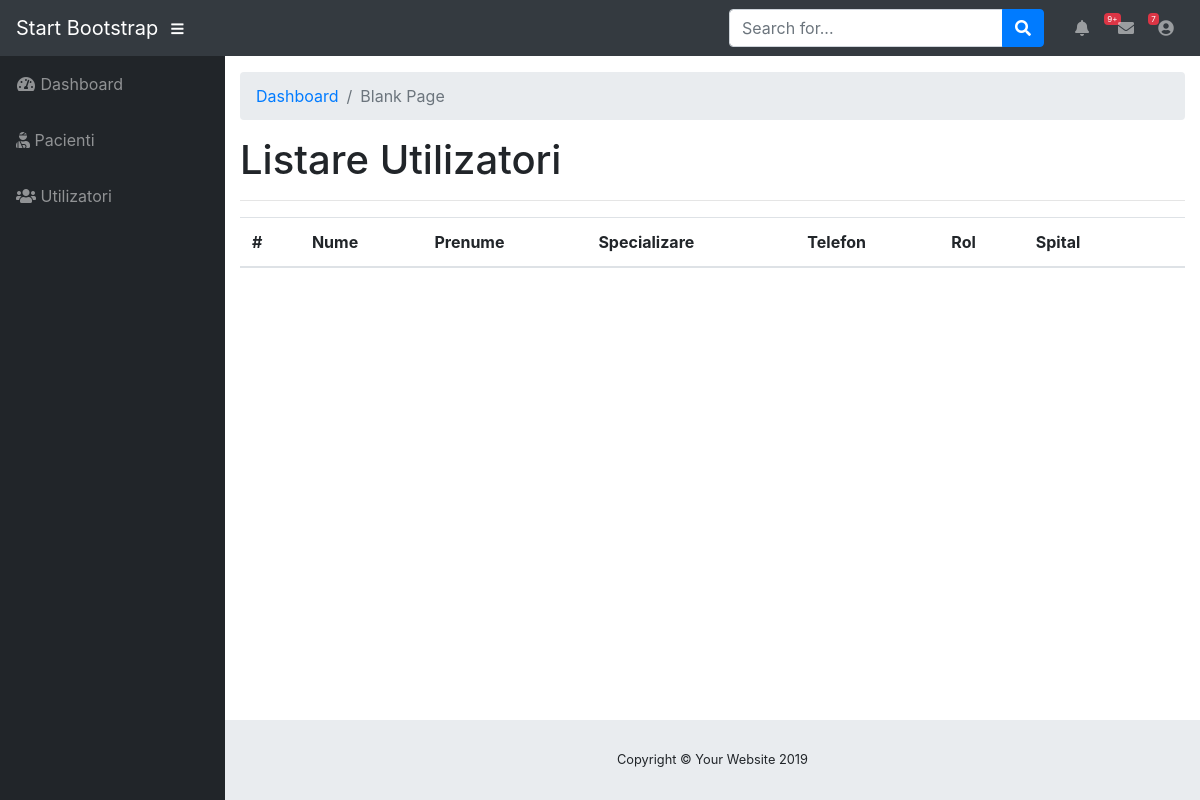
The app's page /utilizatori_listare, older data.
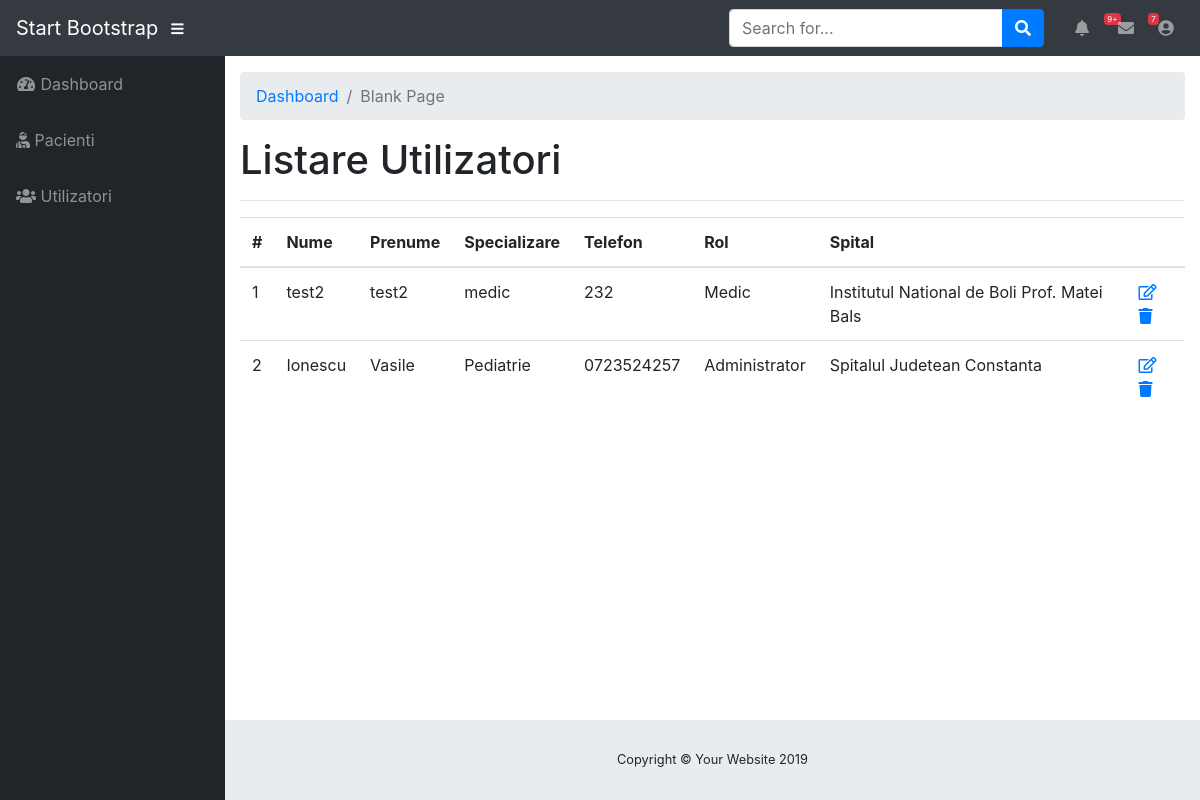
The same page, newer data.
### tables this page shows
CREATE TABLE `utilizatori` (
  `id` int(255) NOT NULL,
  `nume` varchar(255) NOT NULL,
  `prenume` varchar(255) NOT NULL,
  `rol` int(3) NOT NULL,
  `specializare` varchar(100) NOT NULL,
  `telefon` varchar(15) NOT NULL,
  `parola` varchar(255) NOT NULL,
  `email` varchar(255) NOT NULL,
  `id_spital` int(255) NOT NULL
);

CREATE TABLE `spitale` (
  `id` int(11) NOT NULL,
  `nume` varchar(255) DEFAULT NULL,
  `oras` varchar(255) DEFAULT NULL,
  `telefon` varchar(255) DEFAULT NULL
);

### config/db_config.php (called while the page is built)
<?php
 $username="root";
 $password="";
 $servername="localhost";
 $db="dep";
?>

### _inc/classes/Db.php (called while the page is built, shortened)
<?php
class Db{
    private $con;
    private function Connect(){
        global $username, $password, $db, $servername;
        $this->con = new mysqli($servername, $username, $password, $db);
    }
    public function getQuerry($query){
        $result = $this->con->query($query);
        return $result;
    }
    public function getArray($rezultat){
        $re = array();
        if (mysqli_num_rows($rezultat) > 0){
            while($row = mysqli_fetch_assoc($rezultat)) {
                $re[]=$row;
            }
        }else{
        }
        return $re;
    }
}
?>

### _inc/models/Utilizatori.php (called while the page is built, shortened)
<?php
class Utilizatori extends Db{
    public function getUtilizatori(){
        $query= "SELECT `utilizatori`.`id`, `utilizatori`.`rol`,`utilizatori`.`nume`, `utilizatori`.`prenume`, `utilizatori`.`specializare`, `utilizatori`.`telefon`, `utilizatori`.`id_spital`, `spitale`.`nume`  AS `nume_spital`
          FROM `utilizatori`
          LEFT JOIN `spitale` ON `utilizatori`.`id_spital` = `spitale`.`id`
          WHERE 1";
        $rezultat = $this->getQuerry($query);
        $utilizatori = $this->getArray($rezultat);
        return $utilizatori;
    }
}
?>

### utilizatori_listare.php (the view)
<?php
  require_once('./_inc/models/Utilizatori.php');
  $utilizatoriModel = new Utilizatori();
  $utilizatori= $utilizatoriModel->getUtilizatori();
  include("./header.php");
?>
      <div class="container-fluid">
        <ol class="breadcrumb">
          <li class="breadcrumb-item">
            <a href="index.html">Dashboard</a>
          </li>
          <li class="breadcrumb-item active">Blank Page</li>
        </ol>
        <h1> Listare Utilizatori</h1>
        <hr>
        <table class="table table-hover">
            <thead>
                <tr>
                <th scope="col">#</th>
                <th scope="col">Nume</th>
                <th scope="col">Prenume</th>
                <th scope="col">Specializare</th>
                <th scope="col">Telefon</th>
                <th scope="col">Rol</th>
                <th scope="col">Spital</th>
                <th scope="col"></th>
                </tr>
            </thead>
            <tbody>
            <?php
            if(count($utilizatori) > 0){
                foreach($utilizatori as $i => $utilizator){
                ?>
                <tr>
                    <td><?php echo $i+1; ?></td>
                    <td><?php echo $utilizator["nume"]; ?></td>
                    <td><?php echo $utilizator["prenume"]; ?></td>
                    <td><?php echo $utilizator["specializare"]; ?></td>
                    <td><?php echo $utilizator["telefon"]; ?></td>
                    <td>
                    <?php if($utilizator["rol"]==1){
                      echo "Administrator";
                      }elseif($utilizator["rol"]==2){
                        echo "Medic";
                      }
                    ?>
                    </td>
                    <td><?php echo $utilizator["nume_spital"]; ?></td>
                    <td>
                      <a href="utilizator_editare?id=<?php echo $utilizator["id"]; ?>" title="Editeaza utilizator"><i class="far fa-edit"></i></a>
                      <a href="utilizator_stergere?id=<?php echo $utilizator["id"]; ?>" title="Sterge utilizator"><i class="fa fa-trash"></i></a>
                    </td>
                </tr>
                <?php
                }
            }
            ?>
            </tbody>
        </table>
      </div>
 <?php
  include("./footer.php");
 ?>

Row changes from the older to the newer data that the page shows:
added utilizatori: nume "test2", prenume "test2", specializare "medic", telefon "232", rol "Medic", spitale.nume "Institutul National de Boli Prof. Matei Bals"
added utilizatori: nume "Ionescu", prenume "Vasile", specializare "Pediatrie", telefon "0723524257", rol "Administrator", spitale.nume "Spitalul Judetean Constanta"
